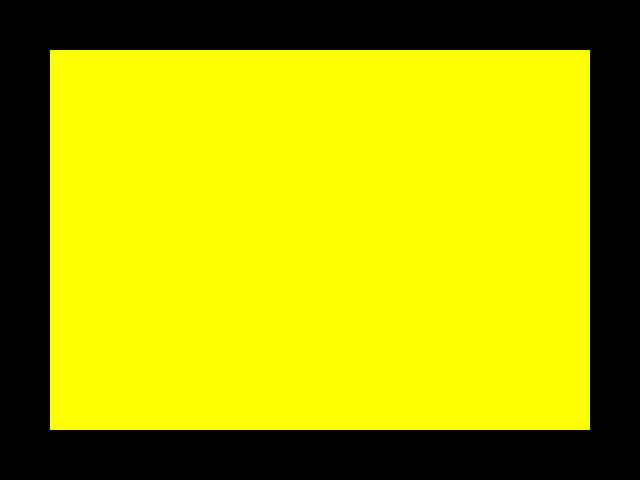
Frame 1 (no input)
Frame 60 (the mouse pressed at the canvas centre just before this capture): identical to frame 1, image omitted
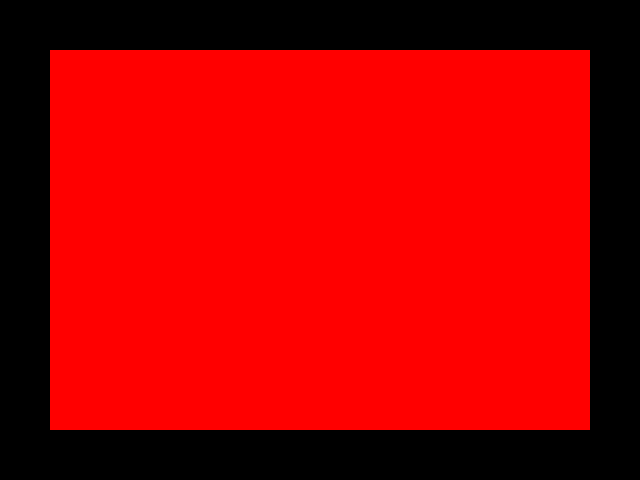
Frame 120 (the mouse held since frame 60 and released just before this capture)

The Processing sketch that drew these frames (run headless with seeded random() and noise(); from frame 60 on, the mouse is pressed at the canvas centre):

// Processing sketch: m01_ex05_detection_2
// ── m01_ex05_detection_2.pde
void setup() {
  size(640,480);
}

void draw() {
  int marge = 50;

  background(0);
  noStroke();
  if(mouseX > marge && mouseX < width - marge && mouseY > marge && mouseY < height - marge) {
    fill(255,0,0);
  } else {
    fill(255,255,0);
  }
  rect(marge,marge, width - (marge * 2),  height - (marge * 2));
}
